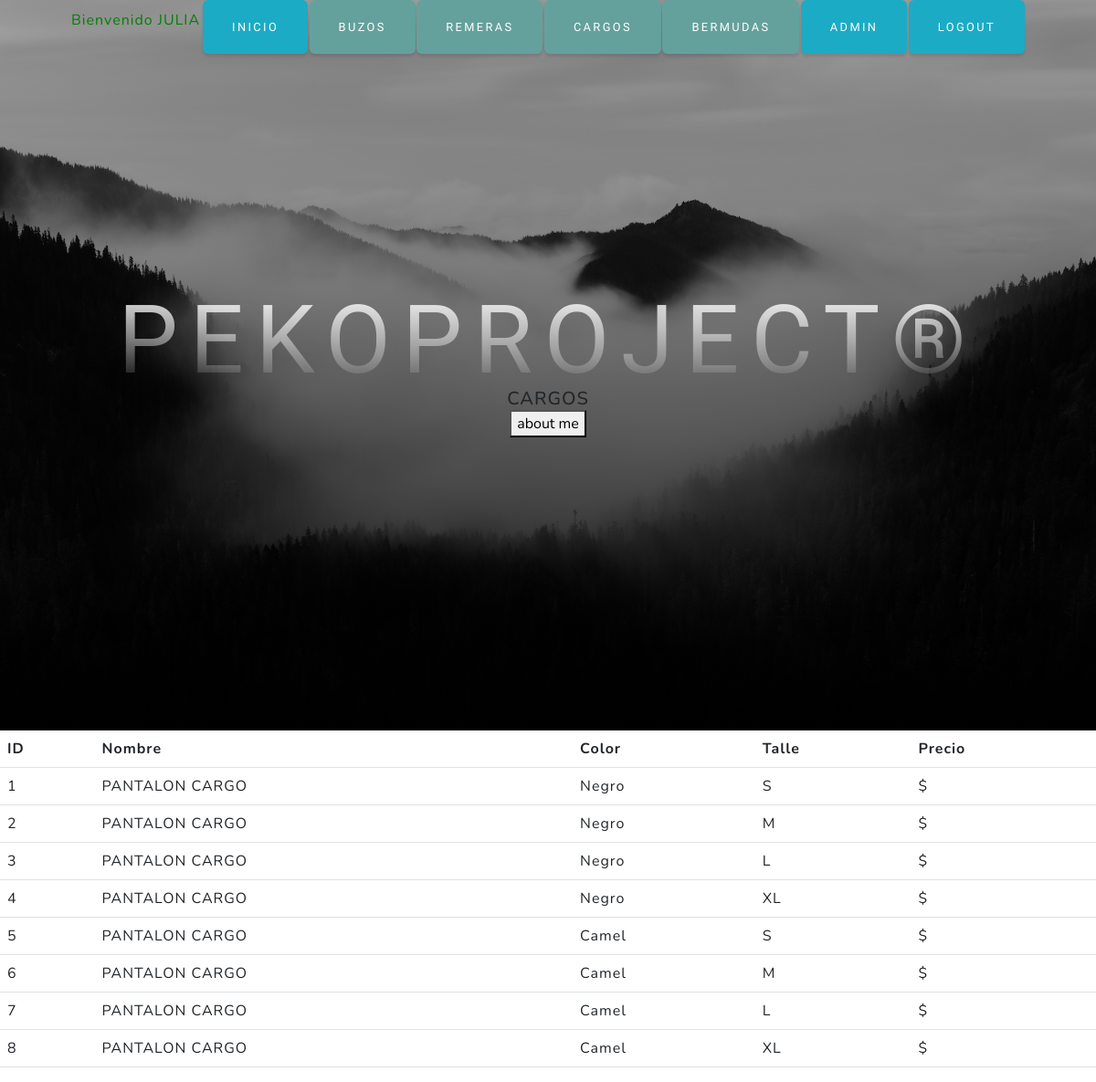
Page /aplicacion/Lista_Cargos/ (signed in) on the committed database.
### aplicacion/models.py (models this page shows, shortened)
class Cargos(models.Model):
    nombre = models.CharField(max_length=50)
    color = models.CharField(max_length=50)
    talle = models.CharField(max_length=50)
    precio = models.DecimalField(default=0, max_digits=10, decimal_places=2)

### aplicacion/views.py (the view)
# urls.py: path('Lista_Cargos/', listaCargos, name="lista_cargos"),
def listaCargos(request):
    cargos = Cargos.objects.all()
    ctx = {"lista_cargos": cargos }
    return render(request, "aplicacion/listaCargos.html", ctx)

### aplicacion/templates/aplicacion/listaCargos.html (shortened to what this page needs)
{% extends 'aplicacion/index.html' %}
{% load static %}
{% block cabecera %}
 Cargos
{% endblock cabecera %}
{% block contenido %}
<table class="table">
    <thead>
        <tr>
            <th>ID</th>
            <th>Nombre</th>
            <th>Color</th>
            <th>Talle</th>
            <th>Precio</th>
        </tr>
    </thead>
    <tbody>
    {% for cargo in lista_cargos %}
    <tr>
        <td>{{ cargo.id }}</td>
        <td>{{ cargo.nombre }}</td>
        <td>{{ cargo.color }}</td>
        <td>{{ cargo.talle }}</td>
        <td>${{ cargosprecio }}</td>
    </tr>
    {% endfor %}
    </tbody>
</table>
{% endblock contenido %}

### aplicacion/templates/aplicacion/index.html (shortened to what this page needs)
<!DOCTYPE html>
<html lang="en">
    <head>
    {% load static %}
        <link href="{% static 'aplicacion/css/styles.css' %}" rel="stylesheet" />
    </head>
    <body id="page-top">
        <nav class="navbar navbar-expand-lg navbar-light fixed-top" id="mainNav">
            <div class="container px-4 px-lg-5">
                {% if user.is_authenticated  %}
                     <p style="color:green">Bienvenido {{ user.username|upper }}</p>
                     <a class="btn btn-info" href="{% url 'inicio' %}">Inicio</a>
                     <a class="btn btn-primary" href="{% url 'buzos' %}">Buzos</a>
                     <a class="btn btn-primary" href="{% url 'remeras' %}">Remeras</a>
                     <a class="btn btn-primary" href="{% url 'cargos' %}">Cargos</a>
                     <a class="btn btn-primary" href="{% url 'bermudas' %}">Bermudas</a>
                     <a class="btn btn-info" href="{% url 'admin:index' %}">Admin</a>
                     <a class="btn btn-info" href="{% url 'logout' %}">Logout</a>
                {% endif %}
            </div>
        </nav>
        <header class="masthead">
            <div class="container px-4 px-lg-5 d-flex h-100 align-items-center justify-content-center">
                <div class="d-flex justify-content-center">
                    <div class="text-center">
                        <h1 class="mx-auto my-0 text-uppercase">PekoProject®</h1>
                        <h2 class="mx-auto my-0 text-uppercase">
                            {% block cabecera %}
                            {% endblock cabecera %} </h2>
                            <form action="{% url 'aboutme' %}">
                                <button type="submit">about me</button>
                              </form>
                    </div>
                </div>
            </div>
        </header>
     {% block contenido %}
     {% endblock contenido %}
</html>

### rows in the picture
Cargos: id "1", nombre "PANTALON CARGO", color "Negro", talle "S"
Cargos: id "2", nombre "PANTALON CARGO", color "Negro", talle "M"
Cargos: id "3", nombre "PANTALON CARGO", color "Negro", talle "L"
Cargos: id "4", nombre "PANTALON CARGO", color "Negro", talle "XL"
Cargos: id "5", nombre "PANTALON CARGO", color "Camel", talle "S"
Cargos: id "6", nombre "PANTALON CARGO", color "Camel", talle "M"
Cargos: id "7", nombre "PANTALON CARGO", color "Camel", talle "L"
Cargos: id "8", nombre "PANTALON CARGO", color "Camel", talle "XL"

### other values in the picture
{{ user.username|upper }} "JULIA"
